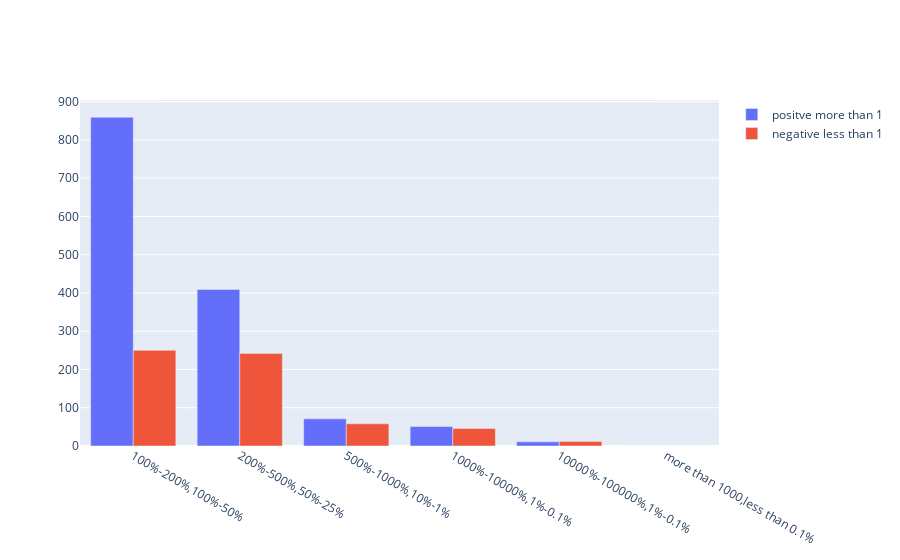

The notebook cell this image was saved under:
### Code cell
#frequency
##p_value_005
#fold_change_005_positive
data1=fold_change_005_positive['AZ20_fold_change']
AZ20_fold_change_positive=data1.values.tolist()
AZ20_fold_positive=[]
a=0
b=0
c=0
d=0
e=0
f=0
for number in range(0,len(AZ20_fold_change_positive)):
    p=AZ20_fold_change_positive[number]
    if p!=0:
        if 1<p<2:
            a=a+1
        elif 2<p<5:
            b=b+1
        elif 5<p<10:
            c=c+1
        elif 10<p<100:
            d=d+1
        elif 100<p<1000:
            e=e+1
        else:
            f=f+1
print(a,b,c,d,e,f)
AZ20_fold_positive.append(a)
AZ20_fold_positive.append(b)
AZ20_fold_positive.append(c)
AZ20_fold_positive.append(d)
AZ20_fold_positive.append(e)
AZ20_fold_positive.append(f)

data1=fold_change_005_negative['AZ20_fold_change']
AZ20_fold_change_negative=data1.values.tolist()
AZ20_fold_negative=[]
a=0
b=0
c=0
d=0
e=0
f=0
for number in range(0,len(AZ20_fold_change_negative)):
    p=AZ20_fold_change_negative[number]
    if p!=0:
        if 0.5<p<1:#(1-2)
            a=a+1
        elif 0.2<p<0.5:#(2-5)
            b=b+1
        elif 0.1<p<0.25:#（5-10
            c=c+1
        elif 0.01<p<0.1:
            d=d+1
        elif 0.001<p<0.01:
            e=e+1
        else:
            f=f+1
print(a,b,c,d,e,f)
AZ20_fold_negative.append(a)
AZ20_fold_negative.append(b)
AZ20_fold_negative.append(c)
AZ20_fold_negative.append(d)
AZ20_fold_negative.append(e)
AZ20_fold_negative.append(f)
AZ20_fold_negative

import plotly.graph_objects as go
percetage=['100%-200%,100%-50%', '200%-500%,50%-25%', '500%-1000%,10%-1%','1000%-10000%,1%-0.1%','10000%-100000%,1%-0.1%','more than 1000,less than 0.1%']

fig = go.Figure(data=[
    go.Bar(name='positve more than 1', x=percetage, y=AZ20_fold_positive),
    go.Bar(name='negative less than 1', x=percetage, y=AZ20_fold_negative)
])
# Change the bar mode
fig.update_layout(barmode='group')
fig.show()

### Figure 1 — Plotly figure (JSON) as saved in the notebook; plotly's stock layout.template omitted (floating-point values rounded to 4 significant figures)
{"data": [{"name": "positve more than 1", "type": "bar", "x": ["100%-200%,100%-50%", "200%-500%,50%-25%", "500%-1000%,10%-1%", "1000%-10000%,1%-0.1%", "10000%-100000%,1%-0.1%", "more than 1000,less than 0.1%"], "y": [859, 409, 71, 51, 11, 0]}, {"name": "negative less than 1", "type": "bar", "x": ["100%-200%,100%-50%", "200%-500%,50%-25%", "500%-1000%,10%-1%", "1000%-10000%,1%-0.1%", "10000%-100000%,1%-0.1%", "more than 1000,less than 0.1%"], "y": [250, 242, 58, 46, 12, 0]}], "layout": {"barmode": "group"}}
